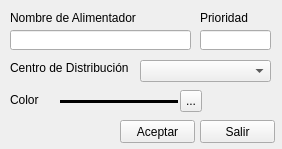
<?xml version="1.0" encoding="UTF-8"?>
<ui version="4.0">
 <class>Form</class>
 <widget class="QWidget" name="Form">
  <property name="windowModality">
   <enum>Qt::ApplicationModal</enum>
  </property>
  <property name="geometry">
   <rect>
    <x>0</x>
    <y>0</y>
    <width>282</width>
    <height>149</height>
   </rect>
  </property>
  <property name="windowTitle">
   <string>Salida</string>
  </property>
  <property name="inputMethodHints">
   <set>Qt::ImhNone</set>
  </property>
  <widget class="QLineEdit" name="txtNombre">
   <property name="geometry">
    <rect>
     <x>10</x>
     <y>30</y>
     <width>181</width>
     <height>20</height>
    </rect>
   </property>
   <property name="maxLength">
    <number>15</number>
   </property>
  </widget>
  <widget class="QComboBox" name="cmbCD">
   <property name="geometry">
    <rect>
     <x>140</x>
     <y>60</y>
     <width>131</width>
     <height>22</height>
    </rect>
   </property>
  </widget>
  <widget class="QLabel" name="label_3">
   <property name="geometry">
    <rect>
     <x>10</x>
     <y>10</y>
     <width>131</width>
     <height>16</height>
    </rect>
   </property>
   <property name="text">
    <string>Nombre de Alimentador</string>
   </property>
  </widget>
  <widget class="QPushButton" name="cmdAceptar">
   <property name="geometry">
    <rect>
     <x>120</x>
     <y>120</y>
     <width>75</width>
     <height>23</height>
    </rect>
   </property>
   <property name="text">
    <string>Aceptar</string>
   </property>
   <property name="shortcut">
    <string>Return</string>
   </property>
  </widget>
  <widget class="QPushButton" name="cmdSalir">
   <property name="geometry">
    <rect>
     <x>200</x>
     <y>120</y>
     <width>75</width>
     <height>23</height>
    </rect>
   </property>
   <property name="text">
    <string>Salir</string>
   </property>
   <property name="shortcut">
    <string>Esc</string>
   </property>
  </widget>
  <widget class="QLabel" name="label_11">
   <property name="geometry">
    <rect>
     <x>10</x>
     <y>93</y>
     <width>47</width>
     <height>13</height>
    </rect>
   </property>
   <property name="text">
    <string>Color</string>
   </property>
  </widget>
  <widget class="QToolButton" name="cmdColor">
   <property name="geometry">
    <rect>
     <x>180</x>
     <y>90</y>
     <width>22</width>
     <height>22</height>
    </rect>
   </property>
   <property name="text">
    <string>...</string>
   </property>
  </widget>
  <widget class="QLabel" name="label_5">
   <property name="geometry">
    <rect>
     <x>200</x>
     <y>10</y>
     <width>71</width>
     <height>16</height>
    </rect>
   </property>
   <property name="text">
    <string>Prioridad</string>
   </property>
  </widget>
  <widget class="QLineEdit" name="txtPrioridad">
   <property name="geometry">
    <rect>
     <x>200</x>
     <y>30</y>
     <width>71</width>
     <height>20</height>
    </rect>
   </property>
   <property name="maxLength">
    <number>2</number>
   </property>
  </widget>
  <widget class="QLabel" name="label_7">
   <property name="geometry">
    <rect>
     <x>10</x>
     <y>60</y>
     <width>131</width>
     <height>16</height>
    </rect>
   </property>
   <property name="text">
    <string>Centro de Distribución</string>
   </property>
  </widget>
  <widget class="Line" name="linea">
   <property name="geometry">
    <rect>
     <x>60</x>
     <y>100</y>
     <width>118</width>
     <height>3</height>
    </rect>
   </property>
   <property name="autoFillBackground">
    <bool>false</bool>
   </property>
   <property name="styleSheet">
    <string notr="true"/>
   </property>
   <property name="frameShadow">
    <enum>QFrame::Plain</enum>
   </property>
   <property name="lineWidth">
    <number>3</number>
   </property>
   <property name="orientation">
    <enum>Qt::Horizontal</enum>
   </property>
  </widget>
 </widget>
 <resources/>
 <connections/>
</ui>
